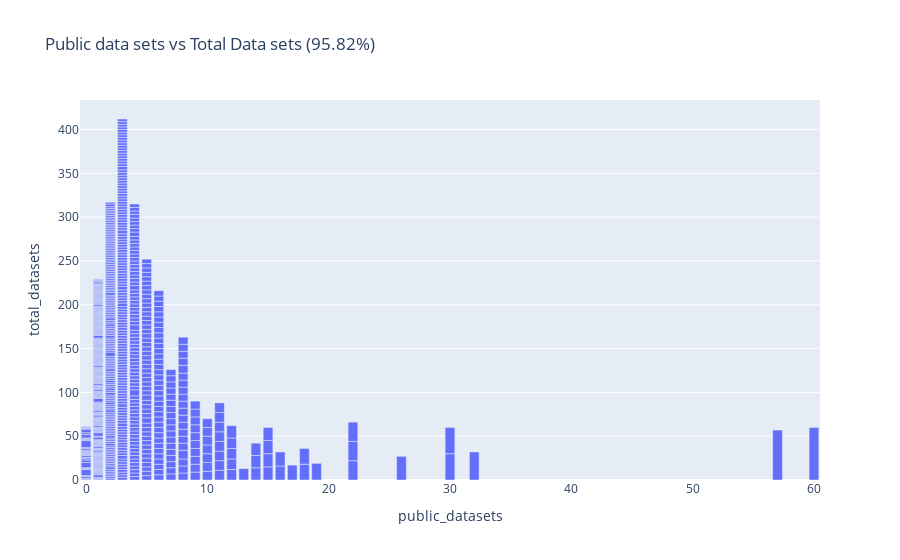

Notebook source saved alongside this figure:
### Markdown cell above
## General Metrics

### Code cell
# Create a general dataset statistics table
import importlib
import latex
importlib.reload(latex)
header = source_order
years = list(df["year"].unique())

values = []
for year in years:
    values.append([])
    for source in header:
        subset = df[(df["source"] == source) & (df["year"] == year)]
        values[-1].append(f"{len(subset[subset["theoretical"] == False])} ({len(subset[subset["theoretical"] == True])})")

# Add total row
values.append([])
for source in header:
    subset = df[(df["source"] == source)]
    values[-1].append(f"{len(subset[subset["theoretical"] == False])} ({len(subset[subset["theoretical"] == True])})")
gen_stats = latex.latex_table(columns=header, rows=years + ["Total"], values=values, label="tab:data_summary", column_char="r",
                              caption="A summary of the collected data, where the first number represents the number of applicable reviews "
                                      "and the number of excluded (theoretical) papers is represented in brackets. "
                                      f"We collected {len(df[df["theoretical"] == False])} applicable reviews out of {len(df)} total papers reviewed.")
latex.compile_latex(gen_stats, "tables/general_statistics")
# Measure the amount of theoretical papers that we will have to discount
theoretical_papers = df["theoretical"].sum()
print(f"Total number of theoretical papers: {theoretical_papers}. Percentage: {(theoretical_papers / len(df) * 100).round(4)}%")

df = df[df["theoretical"] == False]
df.drop(["theoretical"], axis=1, inplace=True)
print(f"Total number of applicable papers: {len(df)}")

# Measure the amount of papers that have implementation URLS
print(f"Total number of implementation URLs: {df["implementation_url"].sum()}. Percentage: {(df["implementation_url"].sum() / len(df) * 100).round(4)}%")

# Measure the amount of data sets used and how many were public vs private
avg = (df["public_datasets"].sum() / df["total_datasets"].sum() * 100).round(2)
title = f"Public data sets vs Total Data sets ({avg}%)"
plot = px.bar(df, x="public_datasets", y="total_datasets", title=title)
plot.show()

df["public_data_fraction"] = df["public_datasets"] / df["total_datasets"]
print("Number of papers / percentage that only use private data:", len(df[df["public_datasets"] == 0]), round(len(df[df["public_datasets"] == 0]) / len(df) * 100, 2))
df.drop(["public_datasets", "total_datasets"], axis=1, inplace=True)


# Calculate the average rating for each paper (Excluding expertise)
df["Average"] = df[review_categories[0:-1]].mean(axis=1)

### Figure 1 — Plotly figure (JSON) as saved in the notebook; plotly's stock layout.template omitted (floating-point values rounded to 4 significant figures; data arrays with more than 128 entries replaced by an {"elided": "..."} marker saying what was removed)
{"data": [{"hovertemplate": "public_datasets=%{x}<br>total_datasets=%{y}<extra></extra>", "legendgroup": "", "marker": {"color": "#636efa", "pattern": {"shape": ""}}, "name": "", "orientation": "v", "showlegend": false, "textposition": "auto", "type": "bar", "x": {"elided": "777 int values"}, "xaxis": "x", "y": {"elided": "777 int values"}, "yaxis": "y"}], "layout": {"barmode": "relative", "legend": {"tracegroupgap": 0}, "title": {"text": "Public data sets vs Total Data sets (95.82%)"}, "xaxis": {"anchor": "y", "domain": [0, 1], "title": {"text": "public_datasets"}}, "yaxis": {"anchor": "x", "domain": [0, 1], "title": {"text": "total_datasets"}}}}
